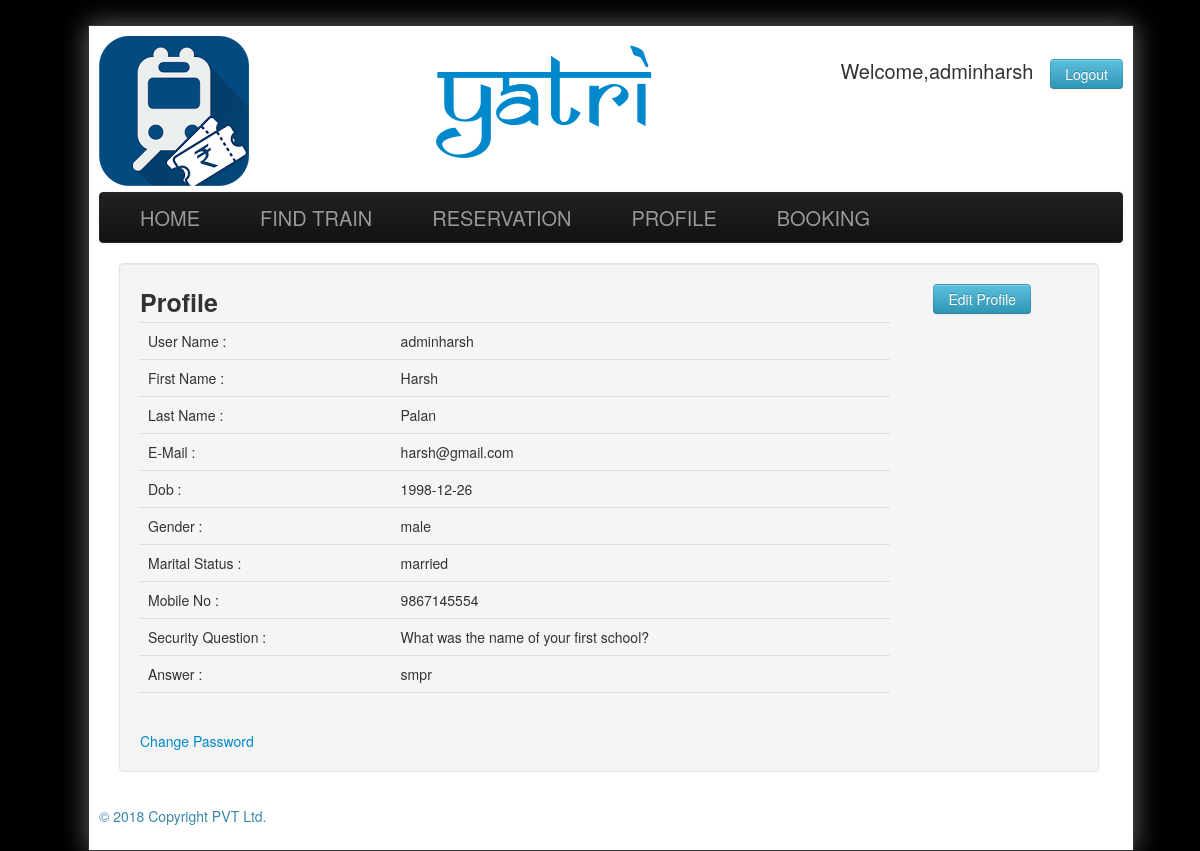
/profile.php (signed in), run on the app's committed database.
### tables this page shows
CREATE TABLE `users` (
  `f_name` varchar(50) NOT NULL,
  `l_name` varchar(50) NOT NULL,
  `email` varchar(50) NOT NULL,
  `password` varchar(20) NOT NULL,
  `gender` varchar(10) NOT NULL,
  `marital` varchar(10) NOT NULL,
  `dob` varchar(20) NOT NULL,
  `mobile` bigint(10) NOT NULL,
  `ques` varchar(100) NOT NULL,
  `ans` varchar(100) NOT NULL,
  `usertype` varchar(5) NOT NULL,
  `u_name` varchar(25) DEFAULT NULL
);

### profile.php (the view, shortened to what this page needs)
<?php
$tbl_name="users";
$name=$_SESSION['name'];
require('firstimport.php');
mysqli_select_db($conn,"$db_name") or die("cannot select db");
$result=mysqli_query($conn,"SELECT * FROM $tbl_name WHERE u_name='$name'");
$row=mysqli_fetch_array($result);
?>
<!DOCTYPE html>
<html>
<head>
	<link href="css/bootstrap.min.css" rel="stylesheet">
	<link href="css/Default.css" rel="stylesheet">
</head>
<body>
	<div class="wrap">
		<div class="header">
			<div style="float:left;width:150px;">
				<img src="images/logo2.jpg"/>
			</div>
			<div>
			<div style="float:right; font-size:20px;margin-top:20px;">
			<?php
			 if(isset($_SESSION['name']))
			 {
			  echo "Welcome,".$_SESSION['name']."&nbsp;&nbsp;&nbsp;<a href=\"logout.php\" class=\"btn btn-info\">Logout</a>";
			 }
			 else
			 {
				$_SESSION['error']=15;
				header("location:login1.php");
			 }
			 ?>
			</div>
			<div id="heading">
				<a href="index.php">Yatri</a>
			</div>
			</div>
		</div>
		<div class="navbar navbar-inverse" >
			<div class="navbar-inner">
				<div class="container" >
				<a class="brand" href="index.php" >HOME</a>
				<a class="brand" href="train.php" >FIND TRAIN</a>
				<a class="brand" href="reservation.php">RESERVATION</a>
				<a class="brand" href="profile.php">PROFILE</a>
				<a class="brand" href="display.php">BOOKING</a>
				</div>
			</div>
		</div>
		<div class="span12 well pass1">
			<table style="width:100%;">
			<tr>
				<td><span style="font-weight:bold;font-size:25px;">Profile</span>
				<a id="editp1" style="float:right;margin-right:5%;"class="btn btn-info"> Edit Profile</a></td>
			<tr>
				<td>
					<div class="span8" style="float:left;width:80%;">
					<table class="table">
					<tr><td >User Name : </td> <td><?php echo $row['u_name']; ?></td></tr>
					<tr><td >First Name : </td> <td style="text-transform:capitalize;"><?php echo $row['f_name']; ?></td></tr>
					<tr><td >Last Name : </td> <td style="text-transform:capitalize;"><?php echo $row['l_name']; ?></td></tr>
					<tr><td>E-Mail : </td> <td><?php echo $row['email'];?></td></tr>
					<tr><td>Dob : </td> <td><?php echo $row['dob']; ?></td></tr>
					<tr><td> Gender :</td> <td><?php echo $row['gender'];?></td></tr>
					<tr><td>Marital Status : </td> <td><?php echo $row['marital']; ?></td></tr>
					<tr><td>Mobile No : </td> <td><?php echo $row['mobile'];?></td></tr>
					<tr><td>Security Question : </td> <td><?php echo $row['ques']; ?></td></tr>
					<tr><td>Answer : </td> <td><?php echo $row['ans']; ?></td></tr>
					<tr><td></td> <td></td></tr>
					</table>
					</div>
				</td>
			</tr>
			<tr>
				<td>
				<span style="width:35%;"><a id="cpass">Change Password</a></span>
				</td>
			</tr>
		</table>
		</div>
		<footer >
			<div style="width:100%;">
				<div style="float:left;">
					<p class="text-right text-info">  &copy; 2018 Copyright PVT Ltd.</p>
				</div>
			</div>
		</footer>
	</div>
</body>
</html>

### css/Default.css (style rules this page uses)
body { width:100%; padding-top: 25px; background-color: rgb(0,0,0); }
.header { height: 156px; padding: 0; font-size: 14px; width:100%; }
.wrap { position:absolute; width:1024px; background-color:#FFFFFF; padding:10px 10px; border:solid 1px; -o-box-shadow: 10px 10px 5px #888; -moz-box-shadow: 10px 10px 5px #888; -webkit-box-shadow: 10px 10px 5px #888; box-shadow: 0px 0px 25px #666; }
#heading { text-align:center; font-size:100px; font-family: 'Samarkan Normal'; font-weight:normal; line-height:normal; padding-right: 50px; }
.navbar .brand { padding:10px 40px 10px; }
.span12 { margin-right:20px; }

### data on the page
users: u_name "adminharsh", f_name "Harsh", l_name "Palan", email "harsh@gmail.com", dob "1998-12-26", gender "male", marital "married", mobile "9867145554", ques "What was the name of your first school?", ans "smpr"

### other printed values
$_SESSION['name'] "adminharsh"
